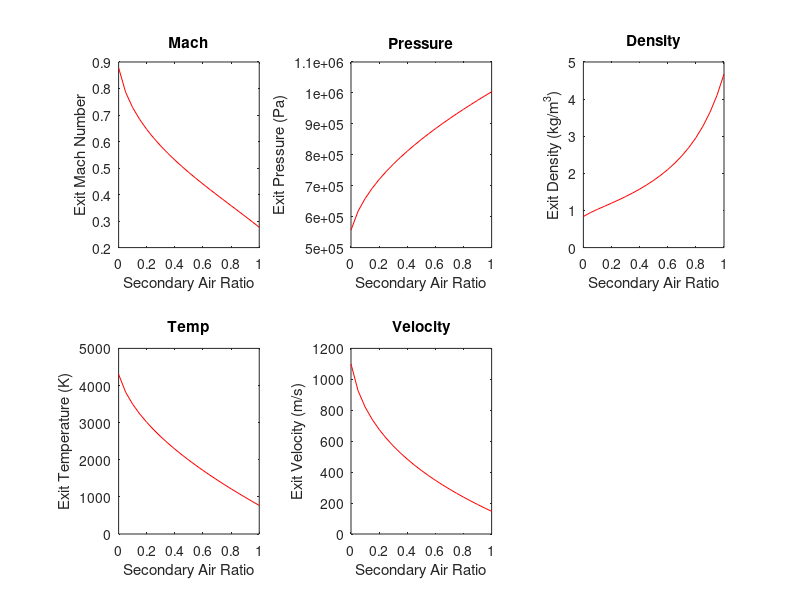

Here is the MATLAB script that generated this plot: (Note: this script raises an error after producing the figure.)
% Compute exit conditions of the combustor for secondary air ratio from 0
% to 1 at intervals of 0.05. First compute the stagnation temperature ratio
% across the combustor for various values of secondary air ratio using the
% enthalpy balance across the combustor. Once this is known, use Eqns 5.4.4
% and 5.4.7 to compte M4 for each value. Once M4 is known, all other exit
% properties can be found.

clearvars
clc
close all

Cp = 1.37; % kJ/kg*K
Cp = Cp*1000; % J/kg*K
Cpc = Cp; % Assumption
T3 = 500; % C
T3 = T3 + 273; % K
P3 = 1; % MPa
P3 = P3*(10^6); % Pa
Rho3 = P3/(287.25*T3); % Assumption (Ideal Gas)
V3 = 150; % m/s
gamma3 = 1.27;
gamma4 = gamma3; % Assumption
a3 = sqrt(gamma3*287.25*T3);
M3 = V3/a3;
eta_b = .96;
HV = 44; % MJ/kg
HV = HV*(10^6); % J/kg
Mbar3 = 28.96; % g/mol [Molar mass of air]
Molar_Mass_Fuel = 44.10; % g/mol [Assuming hydrocarbon fuel is gaseous octane]
Mbar4 = (1-.066)*Mbar3 + 0.066*Molar_Mass_Fuel;

Mbar_Ratio = Mbar4/Mbar3;

m_dot_a = 1; % kg/s

Tt3 = T3*(1 + ((gamma3 - 1)/2)*(M3^2));

mach_count = 50000;
M4 = linspace(0.001,2,mach_count);

%% Constant Area
j = 1;
for ratio = 0:0.05:1
    
    m_dot_as = ratio*m_dot_a; % kg/s
    m_dot_ap = m_dot_a - m_dot_as; % kg/s
    m_dot_f = 0.066*m_dot_ap; % kg/s
    
    Stag_Temp_Ratio = (m_dot_a)*(1 + (m_dot_f*HV*eta_b)/(Tt3*Cpc*m_dot_a))/(m_dot_a + m_dot_f);
    
    for i = 1:(mach_count-1)
        
        Stag_Temp_Ratio_Const_Area(i) = (gamma4*Mbar4*(M4(i)^2)*((1 + gamma3*(M3^2))^2)*(1 + ((gamma4 - 1)/2)*(M4(i)^2)))/...
            (gamma3*Mbar3*(M3^2)*((1 + gamma4*(M4(i)^2))^2)*(1 + ((gamma3 - 1)/2)*(M3^2)));
        
        Stag_Temp_Ratio_Const_Area(i+1) = (gamma4*Mbar4*(M4(i+1)^2)*((1 + gamma3*(M3^2))^2)*(1 + ((gamma4 - 1)/2)*(M4(i+1)^2)))/...
            (gamma3*Mbar3*(M3^2)*((1 + gamma4*(M4(i+1)^2))^2)*(1 + ((gamma3 - 1)/2)*(M3^2)));
        
        if Stag_Temp_Ratio_Const_Area(i) < Stag_Temp_Ratio && Stag_Temp_Ratio_Const_Area(i+1) > Stag_Temp_Ratio
            break
        end
        
    end
    
    Exit_Mach(j) = M4(i);
    
    j = j+1;
end


figure(1)
hold on
subplot(2,3,1)
plot(0:0.05:1,Exit_Mach,'red')
xlabel('Secondary Air Ratio')
ylabel('Exit Mach Number')
title('Mach')
hold off

Pressure_Ratio = (1 + gamma3*(M3^2))./(1 + gamma4*(Exit_Mach.^2));
Density_Ratio = (gamma3*(M3^2)*(1 + gamma4*(Exit_Mach.^2))./...
    (gamma4*(Exit_Mach.^2)*(1 + gamma3*(M3^2))));
Temperature_Ratio = (gamma4*Mbar4*(Exit_Mach.^2)*(1 + gamma3*(M3^2))./...
    (gamma3*Mbar3*(M3^2)*(1 + gamma4*(Exit_Mach.^2))));

Exit_Pressure = Pressure_Ratio.*P3;
Exit_Density = Density_Ratio.*Rho3;
Exit_Temperature = Temperature_Ratio.*T3;
Exit_Velocity = Exit_Mach.*sqrt(1.27*287.*Exit_Temperature);

subplot(2,3,2)
plot(0:0.05:1,Exit_Pressure,'red')
xlabel('Secondary Air Ratio')
ylabel('Exit Pressure (Pa)')
title('Pressure')


subplot(2,3,3)
plot(0:0.05:1,Exit_Density,'red')
xlabel('Secondary Air Ratio')
ylabel('Exit Density (kg/m^3)')
title('Density')


subplot(2,3,4)
plot(0:0.05:1,Exit_Temperature,'red')
xlabel('Secondary Air Ratio')
ylabel('Exit Temperature (K)')
title('Temp')


subplot(2,3,5)
plot(0:0.05:1,Exit_Velocity,'red')
xlabel('Secondary Air Ratio')
ylabel('Exit Velocity (m/s)')
title('Velocity')

suptitle('Constant Area Combustor with Varied Secondary Air Ratio');
%% Constant Pressure
j = 1;
for ratio = 0:0.05:1
    
    m_dot_as = ratio*m_dot_a; % kg/s
    m_dot_ap = m_dot_a - m_dot_as; % kg/s
    m_dot_f = 0.066*m_dot_ap; % kg/s
    
    Stag_Temp_Ratio = (m_dot_a)*(1 + (m_dot_f*HV*eta_b)/(Tt3*Cpc*m_dot_a))/(m_dot_a + m_dot_f);
    
    for i = 1:(mach_count-1)
        
        Stag_Temp_Ratio_Const_Pressure(i) = (gamma3*Mbar4*(M3^2)*(1 + ((gamma4-1)/2)*(M4(i)^2)))/...
        (gamma4*Mbar3*(M4(i)^2)*(1 + ((gamma3-1)/2)*(M3^2)));
    
        Stag_Temp_Ratio_Const_Pressure(i+1) = (gamma3*Mbar4*(M3^2)*(1 + ((gamma4-1)/2)*(M4(i+1)^2)))/...
        (gamma4*Mbar3*(M4(i+1)^2)*(1 + ((gamma3-1)/2)*(M3^2)));
        
        if Stag_Temp_Ratio_Const_Pressure(i) > Stag_Temp_Ratio && Stag_Temp_Ratio_Const_Pressure(i+1) < Stag_Temp_Ratio
            break
        end
        
        
    end
    
    Exit_Mach(j) = M4(i);
    
    j = j+1;
    
end

Pressure_Ratio = 1; % Constant Pressure Combuster
Density_Ratio = (gamma3*(M3^2)*(1 + gamma4*(Exit_Mach.^2))./...
    (gamma4*(Exit_Mach.^2)*(1 + gamma3*(M3^2))));
Temperature_Ratio = (gamma4*Mbar4*(Exit_Mach.^2)*(1 + gamma3*(M3^2))./...
    (gamma3*Mbar3*(M3^2)*(1 + gamma4*(Exit_Mach.^2))));

figure
hold on
subplot(2,2,1)
plot(0:0.05:1,Exit_Mach,'red')
xlabel('Secondary Air Ratio')
ylabel('Exit Mach Number')
title('Mach')
hold off

Exit_Pressure = Pressure_Ratio.*P3;
Exit_Density = Density_Ratio.*Rho3;
Exit_Temperature = Temperature_Ratio.*T3;
Exit_Velocity = Exit_Mach.*sqrt(1.27*287.*Exit_Temperature);

subplot(2,2,2)
plot(0:0.05:1,Exit_Density,'red')
xlabel('Secondary Air Ratio')
ylabel('Exit Density (kg/m^3)')
title('Density')

subplot(2,2,3)
plot(0:0.05:1,Exit_Temperature,'red')
xlabel('Secondary Air Ratio')
ylabel('Exit Temperature (K)')
title('Temp')

subplot(2,2,4)
plot(0:0.05:1,Exit_Velocity,'red')
xlabel('Secondary Air Ratio')
ylabel('Exit Velocity (m/s)')
title('Velocity')

suptitle('Constant Pressure Combustor with Varied Secondary Air Ratio');